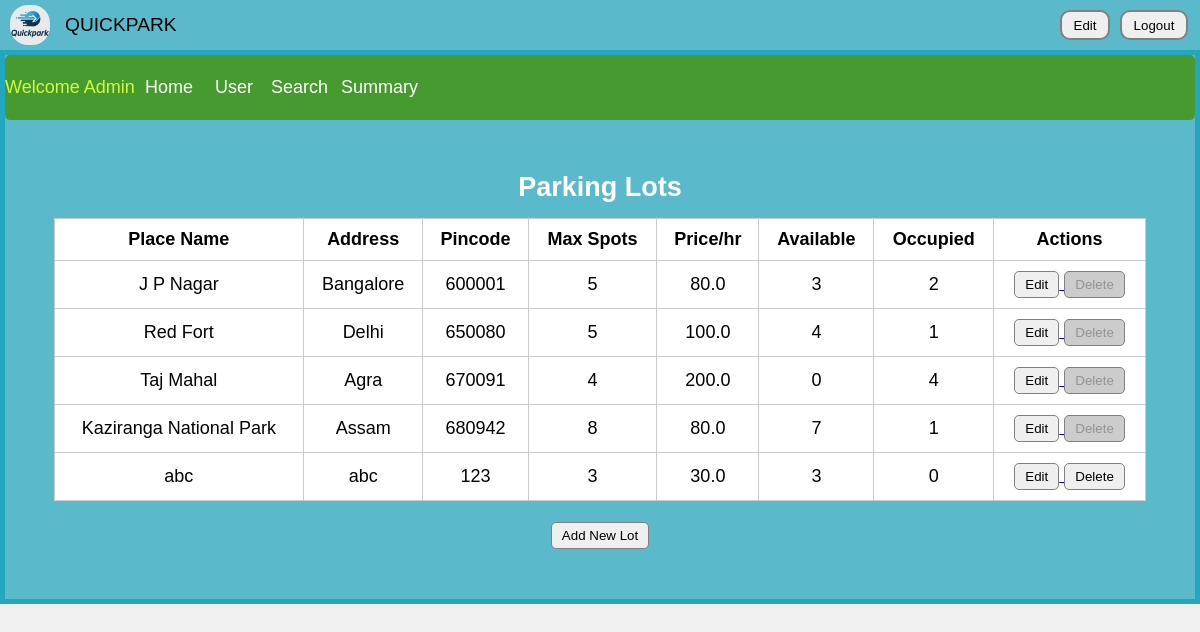
The page /admin/home (signed in) on the database its author committed.
### tables this page shows
CREATE TABLE Parking_Details (
    id INTEGER PRIMARY KEY AUTOINCREMENT,
    place_name TEXT NOT NULL,
    address TEXT NOT NULL,
    pincode TEXT NOT NULL,
    max_spots INTEGER NOT NULL,
    price_per_hour REAL NOT NULL,
    available_spots INTEGER DEFAULT 0,
    occupied_spots INTEGER DEFAULT 0
);

### application.py (the view)
@app.route('/admin/home')
def admin_home():
    if 'user_id' not in session or not session.get('is_admin'):
        return redirect(url_for('login'))
    db = get_db()
    parking_lots = db.execute("SELECT * FROM Parking_Details").fetchall()
    return render_template('admin-home.html', parking_lots=parking_lots)

### application.py (called while the page is built)
def get_db():
    if 'db' not in g:
        g.db = sqlite3.connect(DATABASE)
        g.db.row_factory = sqlite3.Row
    return g.db

### templates/admin-home.html (shortened to what this page needs)
<!DOCTYPE html>
<html>
<head>
    <link rel="stylesheet" href="{{ url_for('static', filename='style/style-user.css') }}">
</head>
<body>
    <div class="header">
        <div class="logo">
            <img class="logo-img" src="{{ url_for('static', filename='style/images/LOGO.png') }}">
        </div>
        <div class="name">QUICKPARK</div>
        <div class="edit">
            <a href="{{ url_for('edit_profile') }}">
                <button class="edit-button">Edit</button>
            </a>
        </div>
        <div class="logout">
            <a href="{{ url_for('logout') }}">
                <button class="logout-button">Logout</button>
            </a>
        </div>
    </div>
    <div class="container">
        <div class="nav-bar">
            <div class="admin"><p>Welcome Admin</p></div>
            <div class="home"><a href="{{ url_for('admin_home') }}">Home</a></div>
            <div class="user"><a href="{{ url_for('admin_users') }}">User</a></div>
            <div class="search"><a href="{{ url_for('admin_search') }}">Search</a></div>
            <div class="summary"><a href="{{ url_for('admin_summary') }}">Summary</a></div>
        </div>
        <div class="lot-details">
            <h2>Parking Lots</h2>
            <table border="1">
                <thead>
                    <tr>
                        <th>Place Name</th>
                        <th>Address</th>
                        <th>Pincode</th>
                        <th>Max Spots</th>
                        <th>Price/hr</th>
                        <th>Available</th>
                        <th>Occupied</th>
                        <th>Actions</th>
                    </tr>
                </thead>
                <tbody>
                    {% for lot in parking_lots %}
                    <tr>
                        <td>{{ lot.place_name }}</td>
                        <td>{{ lot.address }}</td>
                        <td>{{ lot.pincode }}</td>
                        <td>{{ lot.max_spots }}</td>
                        <td>{{ lot.price_per_hour }}</td>
                        <td>{{ lot.available_spots }}</td>
                        <td>{{ lot.occupied_spots }}</td>
                        <td>
                            <a href="{{ url_for('edit_parking_lot', lot_id=lot.id) }}">
                                <button>Edit</button>
                            </a>
                            {% if lot.occupied_spots == 0 %}
                            <form action="{{ url_for('view_delete_spot', lot_id=lot.id) }}" method="POST" style="display:inline;">
                                <button type="submit" onclick="return confirm('Are you sure you want to delete this lot?');">Delete</button>
                            </form>
                            {% else %}
                            <button disabled>Delete</button>
                            {% endif %}
                        </td>
                    </tr>
                    {% endfor %}
                </tbody>
            </table>
            <br>
            <a href="{{ url_for('new_parking_lot') }}"><button>Add New Lot</button></a>
        </div>
    </div>
</body>
</html>

### static/style/style-user.css (style rules this page uses)
.header { display: grid; background: rgba(4, 156, 183, 0.632); height: 50px; align-items: center; grid-template-columns: 50px 1fr 60px 80px; }
.logo { display: inline-block; font-size: medium; height: 40px; width: 40px; align-self: center; margin-left: 10px; }
.logo-img { width: 40px; border-radius: 18px; }
.name { display: inline-block; margin-left: 15px; font-size: larger; align-self: center; }
.edit, .logout { display: inline-block; align-self: center; margin-right: 10px; }
.edit-button, .logout-button { height: 30px; border-radius: 10px; border: 2px solid gray; }
.edit-button { width: 50px; }
.logout-button { width: 68px; }
.container { display: block; font-size: large; color: rgba(213, 255, 63, 0.957); margin-top: 0; background-color: rgba(4, 156, 183, 0.632); background-size: cover; border: 5px solid rgba(4, 156, 183, 0.632); padding-bottom: 30px; }
.nav-bar { background-color: rgba(69, 152, 31, 0.905); height: 65px; border-radius: 5px; display: grid; align-items: center; grid-template-columns: 140px 60px 60px 60px 60px 1fr 60px; margin-bottom: 10px; }
.nav-bar .admin, .nav-bar .home, .nav-bar .user, .nav-bar .search, .nav-bar .summary { display: inline-block; }
.nav-bar .user { margin-left: 10px; }
.nav-bar .search { margin-left: 6px; }
.nav-bar .summary { margin-left: 16px; }
.nav-bar a { text-decoration: none; color: white; }
.lot-details { padding: 20px; color: black; text-align: center; }
.lot-details h2 { margin-bottom: 15px; color: white; }
.lot-details table { width: 95%; margin: 0 auto; border-collapse: collapse; background-color: white; }
.lot-details th, .lot-details td { padding: 10px; border: 1px solid #ccc; text-align: center; }
.lot-details button { padding: 5px 10px; border-radius: 5px; border: 1px solid gray; cursor: pointer; }
.lot-details button:disabled { background-color: #ccc; cursor: not-allowed; }
.lot-details form { display: inline; }
body { margin: 0; padding: 0; font-family: sans-serif; background-color: #f0f0f0; }

### rows shown on the page
Parking_Details: place_name "J P Nagar", address "Bangalore", pincode "600001", max_spots "5", price_per_hour "80.0", available_spots "3", occupied_spots "2", shows "Delete"
Parking_Details: place_name "Red Fort", address "Delhi", pincode "650080", max_spots "5", price_per_hour "100.0", available_spots "4", occupied_spots "1", shows "Delete"
Parking_Details: place_name "Taj Mahal", address "Agra", pincode "670091", max_spots "4", price_per_hour "200.0", available_spots "0", occupied_spots "4", shows "Delete"
Parking_Details: place_name "Kaziranga National Park", address "Assam", pincode "680942", max_spots "8", price_per_hour "80.0", available_spots "7", occupied_spots "1", shows "Delete"
Parking_Details: place_name "abc", address "abc", pincode "123", max_spots "3", price_per_hour "30.0", available_spots "3", occupied_spots "0"
